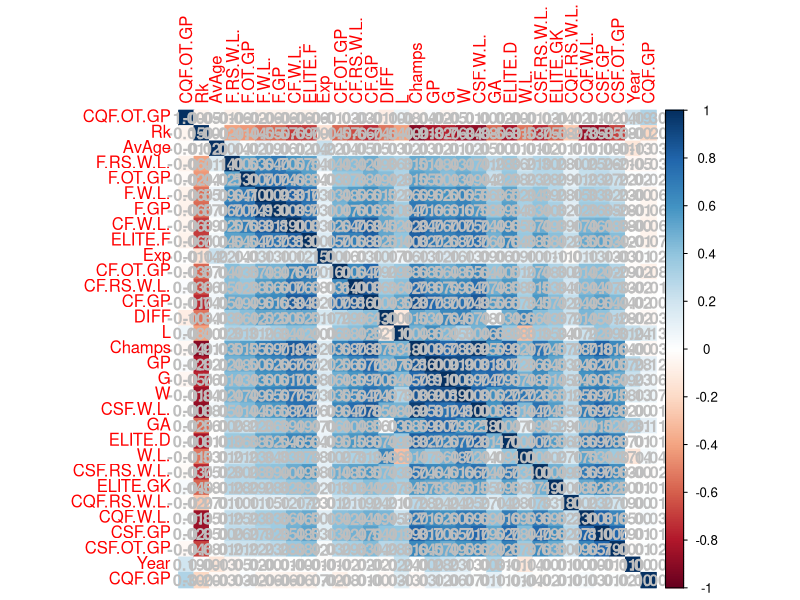
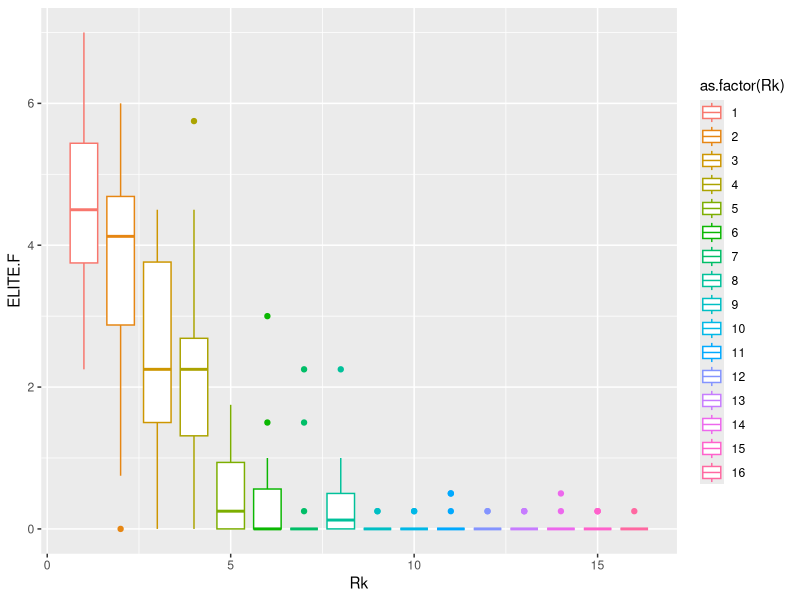
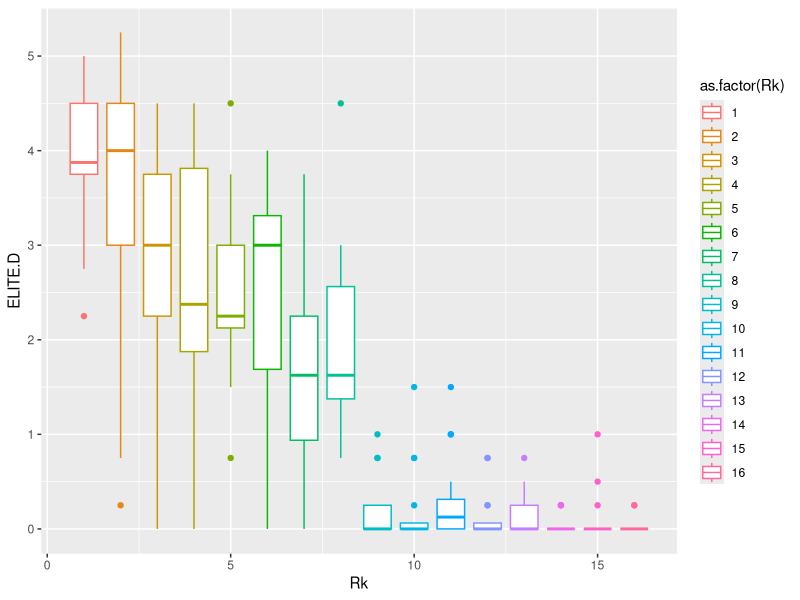
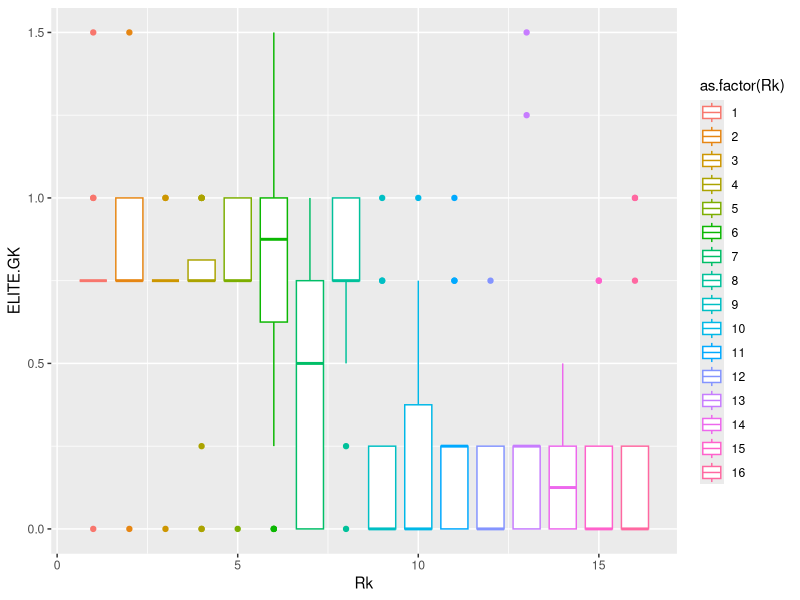
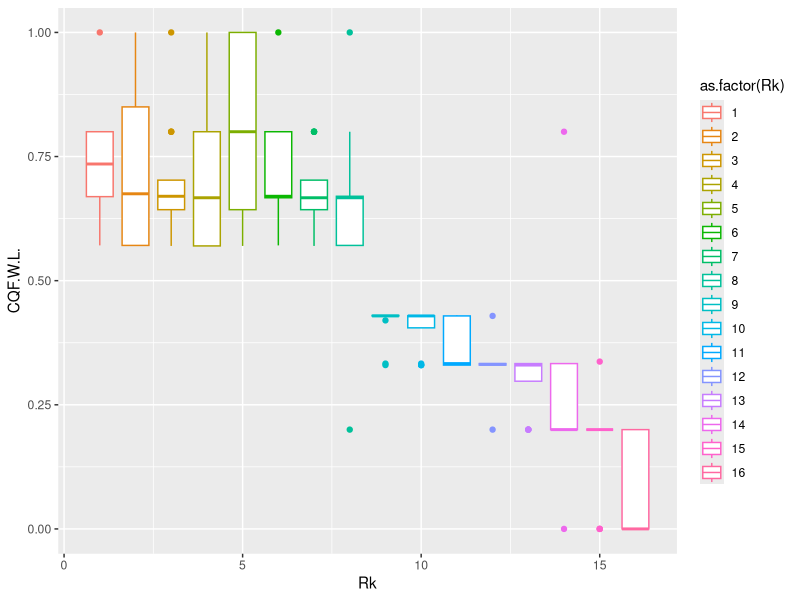
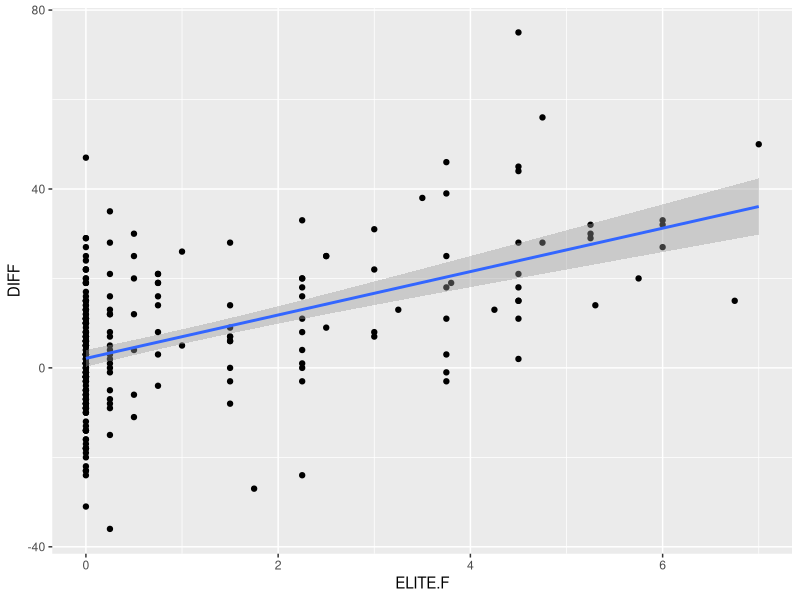
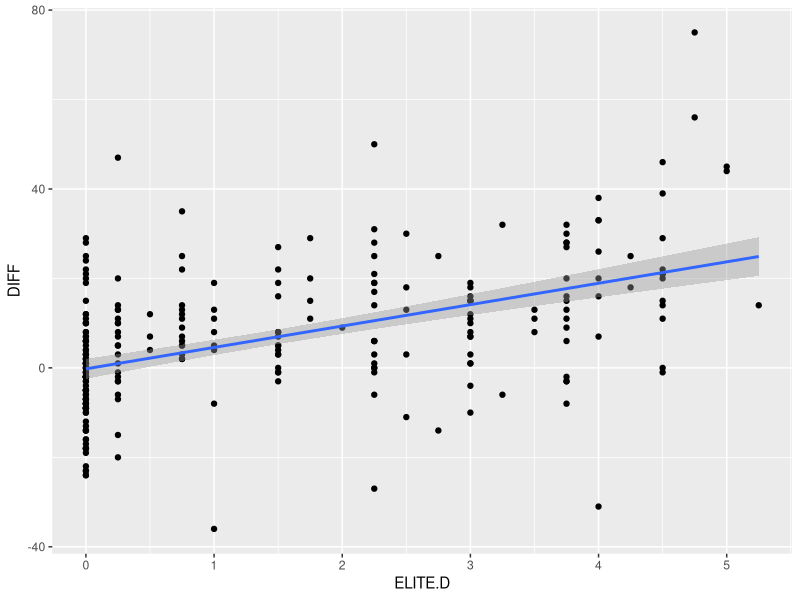

These figures' R source, in order:
## ---- chunk 1
library(tidyverse)
library(readxl)
library(dplyr)
library(fs)
library(MASS)
## ---- chunk 2
NHLALL = read.csv("NHLMega.csv",header=TRUE)
head(NHLALL)
## ---- chunk 3
train=read.csv("Training.csv",header=TRUE)
summary(train)
attach(train)
## ---- chunk 4
knitr::opts_chunk$set(echo = TRUE)
mat=cor(NHLALL)
require(corrplot)

## ---- chunk 5
png(height=1200, width=1500, pointsize=15, file="NHLoverlap.png")
corrplot(mat, method = "color", addCoef.col="grey", order = "AOE")
## ---- chunk 6
train %>% mutate(Champs2=case_when(
  Champs == 8 ~ 3,
  between(Champs, 6, 7) ~ 2,
  between(Champs, 2, 5) ~ 1,
  TRUE ~ 0 
)) -> train2

head(train2)
## ---- chunk 7
half=polr(ordered(Champs2) ~ ELITE.D + ELITE.F + CQF.W.L., data = train2, Hess = TRUE)
summary(half)
drop1(half, test="Chisq")
## ---- chunk 8
ggplot(NHLALL,aes(x=Rk,y=ELITE.F,colour=as.factor(Rk)))+geom_boxplot()
## ---- chunk 9
ggplot(NHLALL,aes(x=Rk,y=ELITE.D,colour=as.factor(Rk)))+geom_boxplot()
## ---- chunk 10
ggplot(NHLALL,aes(x=Rk,y=ELITE.GK,colour=as.factor(Rk)))+geom_boxplot()
## ---- chunk 11
ggplot(NHLALL,aes(x=Rk,y=CQF.W.L.,colour=as.factor(Rk)))+geom_boxplot()
## ---- chunk 12
ggplot(NHLALL,aes(x=ELITE.F,y=DIFF))+geom_point()+geom_smooth(method="lm")
## ---- chunk 13
ggplot(NHLALL,aes(x=ELITE.D,y=DIFF))+geom_point()+geom_smooth(method="lm")
